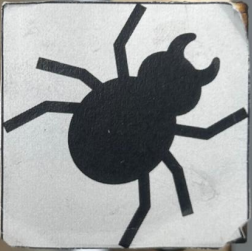
#> input picture src/simbiosys_perception/simbiosys_perception/models/bug_template.png, 252 x 251 px; the run also reads 1 picture not shown here
$ python test_bug_detection.py bug_template.png
#> lines starting #> are read from the running program, lines starting #| are printed output that depends on the picture; after the words box and inside, x2 and y2 are one past the last pixel; in counts of white or black regions, pixels touching at a corner belong together
import sys
from pathlib import Path

import cv2
import numpy as np


TEMPLATE_PATH = (
    Path(__file__).parent
    / "src"
    / "simbiosys_perception"
    / "simbiosys_perception"
    / "models"
    / "bug_template.png"
)
MIN_MATCHES = 10
RATIO_THRESHOLD = 0.75
MAX_DISPLAY_WIDTH = 1200


def resize_for_display(image):
    height, width = image.shape[:2]
    if width <= MAX_DISPLAY_WIDTH:
        return image

    scale = MAX_DISPLAY_WIDTH / width
    return cv2.resize(image, (MAX_DISPLAY_WIDTH, int(height * scale)))


def detect_bug(image_path):
#> called with image_path = 'bug_template.png'
    template = cv2.imread(str(TEMPLATE_PATH), cv2.IMREAD_GRAYSCALE)
#> template: shape (251, 252); min 22, max 246, mean 159.8
    if template is None:
        print(f"Could not load template: {TEMPLATE_PATH}")
        return

    image = cv2.imread(image_path, cv2.IMREAD_GRAYSCALE)
    if image is None:
        print(f"Could not load image: {image_path}")
        return
    result = cv2.imread(image_path)
#> result is the input picture: shape (251, 252, 3); mean B, G, R 161.4, 161, 158.4

    sift = cv2.SIFT_create()
    template_keypoints, template_descriptors = sift.detectAndCompute(template, None)
#> template_keypoints = 169 keypoints; strongest (x, y, size): (127, 124, 77.4), (186, 206, 10.4), (182, 120, 7.7), (133, 70, 7.6)
    image_keypoints, image_descriptors = sift.detectAndCompute(image, None)
#> image_keypoints has the same summary as template_keypoints

    good_matches = []
    if template_descriptors is not None and image_descriptors is not None:
        matcher = cv2.BFMatcher(cv2.NORM_L2, crossCheck=False)
        matches = matcher.knnMatch(template_descriptors, image_descriptors, k=2)
#> matches = 169 matches

        for match_pair in matches:
            if len(match_pair) != 2:
                continue

            first, second = match_pair
            if first.distance < RATIO_THRESHOLD * second.distance:
                good_matches.append(first)
#> after the loop, good_matches = 169 matches

    bug_detected = len(good_matches) >= MIN_MATCHES
#> bug_detected = True
    if bug_detected:
        source_points = np.float32(
            [template_keypoints[match.queryIdx].pt for match in good_matches]
        ).reshape(-1, 1, 2)
#> source_points = 169 rows, first 8: [2.91, 123.9], [3.95, 210.7], [4.35, 145.7], [4.4, 20.77], [4.45, 164.8], [4.51, 65.08], [4.54, 82.37], [4.63, 105.5]
        destination_points = np.float32(
            [image_keypoints[match.trainIdx].pt for match in good_matches]
        ).reshape(-1, 1, 2)
#> destination_points has the same summary as source_points
        homography, _ = cv2.findHomography(
            source_points,
            destination_points,
            cv2.RANSAC,
            5.0,
        )
#> homography = [[1, 9.82e-17, -7.38e-14], [1.1e-16, 1, 2.46e-14], [9.59e-19, 6.27e-19, 1]]
        if homography is not None:
            height, width = template.shape
#> height = 251; width = 252
            corners = np.float32(
                [[0, 0], [width, 0], [width, height], [0, height]]
            ).reshape(-1, 1, 2)
#> corners = [[0, 0], [252, 0], [252, 251], [0, 251]]
            transformed_corners = cv2.perspectiveTransform(corners, homography)
#> transformed_corners = [[-7.38e-14, 2.46e-14], [252, 5.25e-14], [252, 251], [-4.92e-14, 251]]
            cv2.polylines(
                result,
                [np.int32(transformed_corners)],
                True,
                (0, 0, 255),
                3,
            )
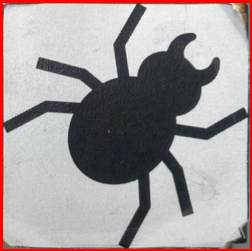
#> result: shape (251, 252, 3); 3.94% of pixels changed, all inside (x1, y1, x2, y2) = (0, 0, 252, 251)
        print(f"Bug detected! Good matches: {len(good_matches)}")
#| Bug detected! Good matches: 169
    else:
        print(f"No bug detected. Good matches: {len(good_matches)}")

    cv2.imshow("Bug detection", resize_for_display(result))
    cv2.waitKey(0)
    cv2.destroyAllWindows()


def test_bug_detection_sift_helper_imports():
    assert callable(detect_bug)


if __name__ == "__main__":
    if len(sys.argv) != 2:
        print("Usage: python3 test_bug_detection_sift.py <image_path>")
        sys.exit(1)

    detect_bug(sys.argv[1])
